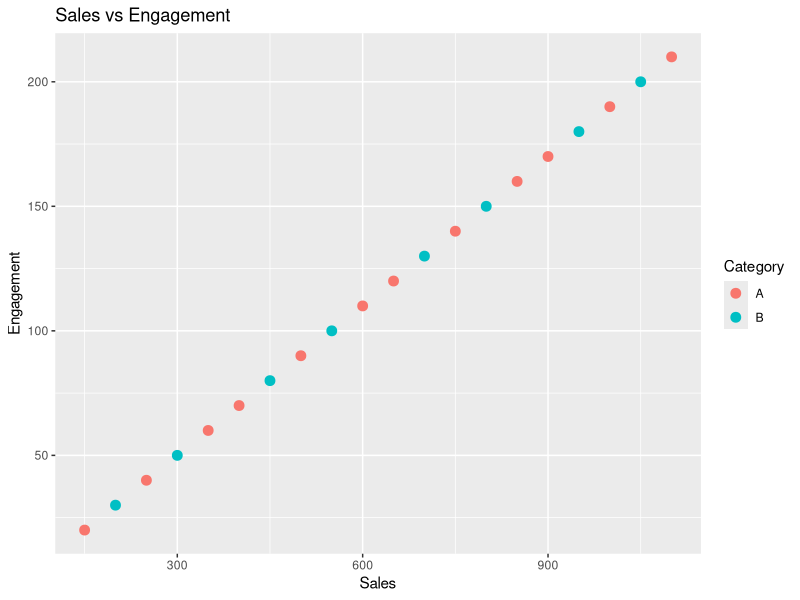
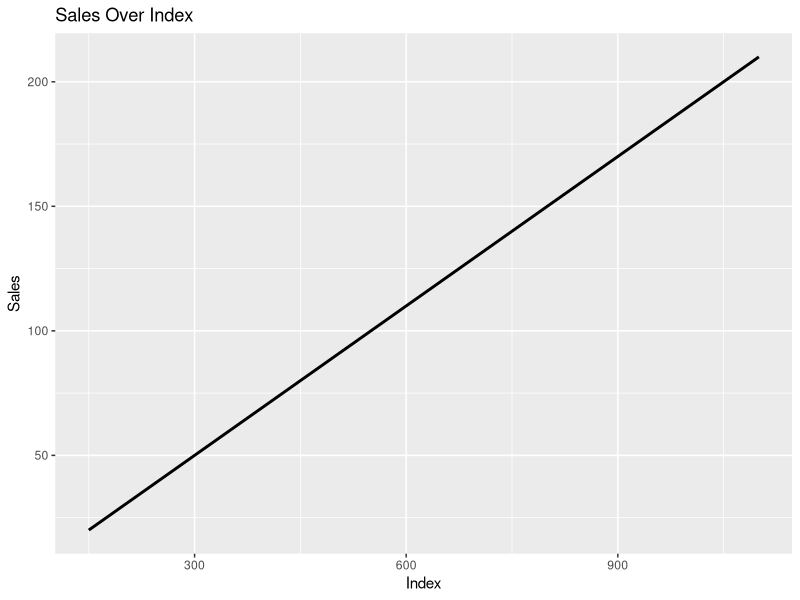
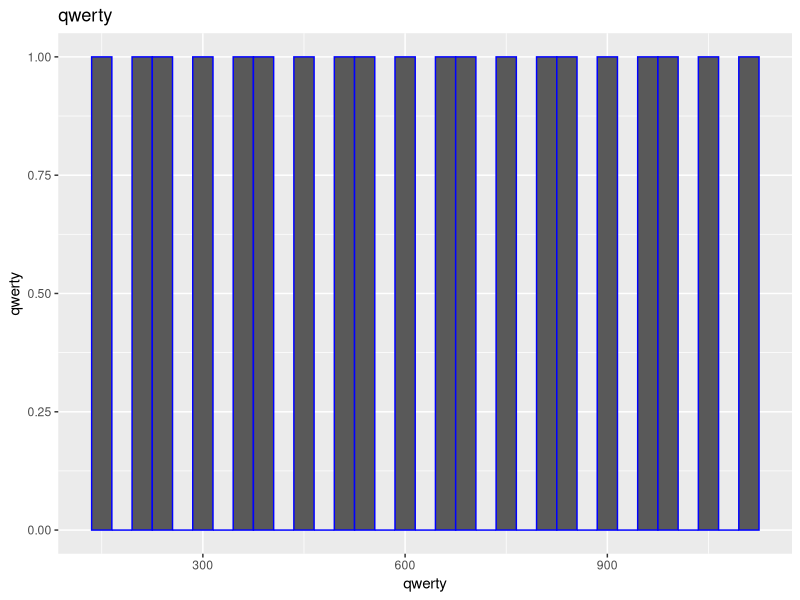
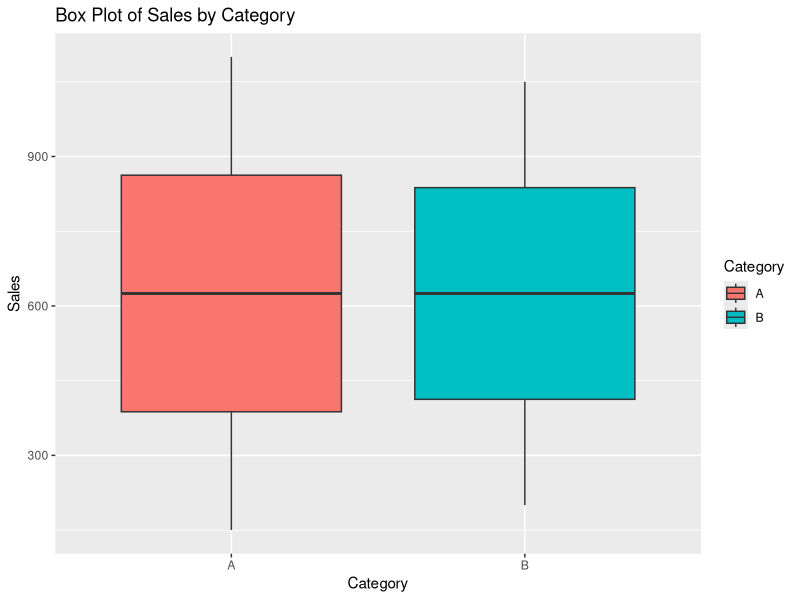
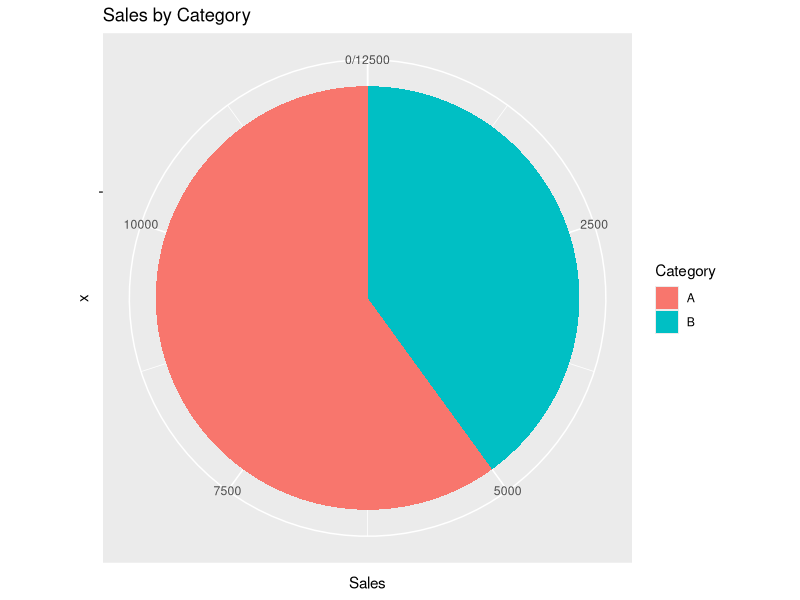

Generate these figures, in order, with R:
library(ggplot2)


# Create a simple data frame
data <- data.frame(
  Sales = c(150, 200, 250, 300, 350, 400, 450, 500, 550, 600,
            650, 700, 750, 800, 850, 900, 950, 1000, 1050, 1100),
  Engagement = c(20, 30, 40, 50, 60, 70, 80, 90, 100, 110,
                 120, 130, 140, 150, 160, 170, 180, 190, 200, 210),
  Category = c('A', 'B', 'A', 'B', 'A')
)


# Scatter plot of Sales vs Engagement, colored by Category
ggplot(data, aes(x = Sales, y = Engagement, color= Category)) +
  geom_point(size = 3) +  
  labs(
    title = "Sales vs Engagement", 
    x = "Sales",                   
    y = "Engagement"                
  )

# Create a line plot for Sales
ggplot(data, aes(x = Sales, y = Engagement)) +
  geom_line(size = 1) +  
  labs(
    title = "Sales Over Index",  
    x = "Index",                 
    y = "Sales"                  
  )

#Histogram
ggplot(data, aes(x=Sales)) +
  geom_histogram(binwidth = 30, color = "blue") +
  labs(
    title = "qwerty",
    x  = "qwerty",
    y = "qwerty"
  )
# Box plot of Sales by Category
ggplot(data, aes(x = Category, y = Sales, fill = Category)) +
  geom_boxplot() +
  labs(
    title = "Box Plot of Sales by Category",  # Title of the plot
    x = "Category",                           # X-axis label
    y = "Sales"                               # Y-axis label
  )

ggplot(data, aes(x = "", y = Sales, fill = Category)) +
  geom_bar(stat = "identity", width = 1) +
  coord_polar(theta = "y") +
  labs(title = "Sales by Category")